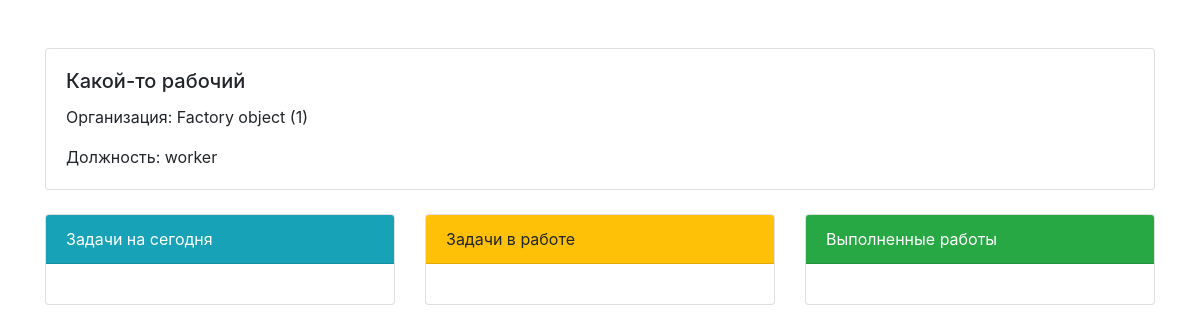
/erp/ (signed in), run on the app's committed database.
### erp/models/CustomUser.py (models this page shows, shortened)
class CustomUser(AbstractBaseUser, PermissionsMixin):
    email = models.EmailField(unique=True)
    first_name = models.CharField(max_length=30)
    last_name = models.CharField(max_length=30)
    is_active = models.BooleanField(default=True)
    is_staff = models.BooleanField(default=False)
    factory = models.ForeignKey(Factory, on_delete=models.CASCADE, null=True, blank=True)
    ROLE_CHOICES = (
        ('director', 'Директор'),
        ('worker', 'Рабочий'),
    )
    role = models.CharField(max_length=20, choices=ROLE_CHOICES, default='worker')
    subordinates = models.ManyToManyField('self', symmetrical=False, blank=True)
    objects = CustomUserManager()
    USERNAME_FIELD = 'email'
    REQUIRED_FIELDS = ['first_name', 'last_name']
    def get_full_name(self):
        return f"{self.first_name} {self.last_name}"
    class Meta:
        permissions = (("can_view_custom_user", "Can view custom user"),)
        swappable = "AUTH_USER_MODEL"

### erp/models/Factory.py (models this page shows)
class Factory(models.Model):
    name = models.CharField(max_length=255)

### erp/views.py (the view)
# urls.py: path("erp/", views.erp, name='erp'),
def erp(request):
    user = request.user  # Получаем текущего пользователя
    if user.role =='worker':
        tasks = Task.objects.filter(assigned_to=user,created_at__date=datetime.now().date())
        return render(request, 'erp/erp_worker.html', {'user': user, 'tasks':tasks})
    else:
        return render(request, 'erp/erp.html', {'user': user})

### erp/templates/erp/erp_worker.html (shortened to what this page needs)
{% load static %}
<!DOCTYPE html>
<html lang="en">
<head>
    <link href="https://stackpath.bootstrapcdn.com/bootstrap/4.5.2/css/bootstrap.min.css" rel="stylesheet">
</head>
<body>
<div class="container mt-5">
    <div class="card">
        <div class="card-body">
            <h5 class="card-title">{{user.get_full_name }}</h5>
            <p class="card-text">Организация: {{user.factory}}</p>
            <p class="card-text">Должность: {{user.role}}</p>
        </div>
    </div>
    <div class="row mt-4">
        <div class="col-md-4">
            <div class="card">
                <div class="card-header bg-info text-white">
                    Задачи на сегодня
                </div>
                <div class="card-body">
                </div>
            </div>
        </div>
        <div class="col-md-4">
            <div class="card">
                <div class="card-header bg-warning">
                    Задачи в работе
                </div>
                <div class="card-body">
                </div>
            </div>
        </div>
        <div class="col-md-4">
            <div class="card">
                <div class="card-header bg-success text-white">
                    Выполненные работы
                </div>
                <div class="card-body">
                </div>
            </div>
        </div>
    </div>
</div>
</body>
</html>

### data on the page
CustomUser: get_full_name "Какой-то рабочий", factory "Factory object (1)", role "worker"
